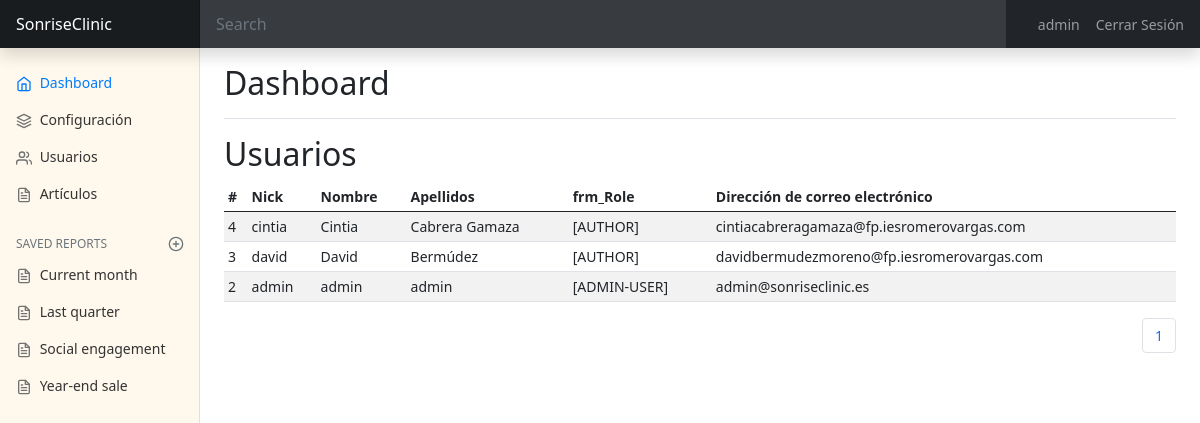
Screenshot of /admin.php?section=users (signed in) with the database file from the repository.
### tables this page shows
CREATE TABLE `config` (
  `id` int(9) NOT NULL,
  `type` varchar(10) NOT NULL,
  `label` varchar(25) NOT NULL,
  `value` varchar(255) NOT NULL
);

CREATE TABLE `users` (
  `id` int(11) NOT NULL,
  `name` varchar(100) NOT NULL,
  `pass` varchar(50) NOT NULL,
  `last_login` datetime DEFAULT NULL,
  `roles` varchar(100) DEFAULT '[USER]',
  `auth_key` varchar(100) DEFAULT NULL,
  `lang` varchar(2) NOT NULL DEFAULT 'es',
  `firstname` varchar(100) DEFAULT NULL,
  `lastname` varchar(100) DEFAULT NULL,
  `email` varchar(100) DEFAULT NULL,
  `enabled` tinyint(1) NOT NULL DEFAULT 1
);

### includes/sessions.php (called while the page is built, shortened)
<?php
if (isset($_SESSION['lang'])){
    $lang = $_SESSION['lang'];
}else{
    $lang = null;
}

### includes/class.data.php (called while the page is built, shortened)
<?php
class DataBase
{
    var $connection;
    public function __construct()
    {
        if (DB_PASS == NULL)
            $this->connection = mysqli_connect(DB_SERVER, DB_USER, DB_NAME);
        else
            $this->connection = mysqli_connect(DB_SERVER, DB_USER, DB_PASS, DB_NAME);
        return true;
    }
    public function send($sql, $type = 'ARRAY')
    {
        $result = mysqli_query($this->connection, $sql) or die(mysqli_error($this->connection));
        $return = array();
        if ($type == 'ARRAY')
            while (($return[] = mysqli_fetch_array($result))) {
            } else
            while (($return[] = mysqli_fetch_assoc($result))) {
            }
        if (count($return) > 1)
            unset($return[count($return) - 1]);
        else
            $return = FALSE;
        return $return;
    }
    public function select($table, $where, $type = 'ARRAY')
    {
        $sql = "SELECT * FROM " . $table . " WHERE " . $where;
        $result = mysqli_query($this->connection, $sql);
        $return = array();
        if ($type == 'ARRAY')
            while (($return[] = mysqli_fetch_array($result))) {
            } else
            while (($return[] = mysqli_fetch_assoc($result))) {
            }
        if (count($return) > 1)
            unset($return[count($return) - 1]);
        else
            $return = FALSE;
        return $return;
    }
}

### lang/es.php (called while the page is built)
<?php
$texts = array(
  'app_Title' => "SonriseClinic",
  'mn_Home' => "Inicio",
  'mn_News' => "Novedades",
  'mn_Categories' => "Categorías",
  'mn_Meeting' => "Gestión de Citas",
  'mn_Chat' => "Chat Interno",
  'mn_Speciality' => "Especialidades",
  'mn_Login' => "Iniciar Sesión",
  'mn_Logout' => "Cerrar Sesión",
  'mn_Admin' => "Panel de Control",
  'frm_Email' => "Dirección de correo electrónico",
  'frm_Pass' => "Clave",
  'frm_Send' => "Enviar",
  'frm_Remember' => "Recordar sesión",
  'frm_Name' => "Nick",
  'frm_FirstName' => "Nombre",
  'frm_LastName' => "Apellidos",
  'frm_Roles' => "Rol",
  'sect_users' => "Usuarios",
  'sect_settings' => "Configuración",
  'sect_categories' => "Categorías",
  'sect_articles' => "Artículos",
);

### includes/functions.php (called while the page is built, shortened)
<?php
function __($str, $lang = null){
  if (file_exists('lang/'.$lang.'.php')):
    if ( isset($texts[$str]) ){
      $str = $texts[$str];
    }
  endif;
  return $str;
}

### admin/users.php (the view, shortened to what this page needs)
<?php
  $maxRow = 10;
  $row = $db->send("SELECT Count(*) as total FROM users;");
  $numResult = $row[0]['total'];
  $page = false;
  if (!$page) {
    $start = 0;
    $page = 1;
  } else {
    $start = ($page - 1) * $maxRow;
  }
  $total_pages = ceil($numResult / $maxRow);
  $users = $db->select("users", "1 = 1 ORDER BY id DESC LIMIT ".$start.", ".$maxRow);
  ?>
<h2><?=__('sect_users',$lang)?></h2>
<div class="table-responsive">
    <table class="table table-striped table-sm table-hover">
        <thead>
            <tr>
                <th>#</th>
                <th><?=__('frm_Name',$lang)?></th>
                <th><?=__('frm_FirstName',$lang)?></th>
                <th><?=__('frm_LastName',$lang)?></th>
                <th><?=__('frm_Role',$lang)?></th>
                <th><?=__('frm_Email',$lang)?></th>
            </tr>
        </thead>
        <tbody>
        <?php if(!empty($users)):
          foreach($users as $user):?>
            <tr class="tbl-h" onclick="window.location='admin.php?section=users&page=<?=($page)?>&edit=<?=$user["id"]?>';">
                <td><?=$user["id"]?></td>
                <td><?=$user["name"]?></td>
                <td><?=$user["firstname"]?></td>
                <td><?=$user["lastname"]?></td>
                <td><?=$user["roles"]?></td>
                <td><?=$user["email"]?></td>
            </tr>
        <?php
          endforeach;
        endif;?>
        </tbody>
    </table>
</div>
<nav aria-label="Page navigation example">
  <ul class="pagination justify-content-end">
    <?php if ($total_pages >= 1) {
        if ($page != 1) {?>
        <?php }
        for ($i=1;$i<=$total_pages;$i++) {
            if ($page == $i) {?>
              <li class="page-item"><a class="page-link" href="#"><?=$i?></a></li>
            <?php } else { ?>
              <li class="page-item"><a class="page-link" href="admin.php?section=users&page=<?=$i?>"><?=$i?></a></li>
            <?php }
        }
        if ($page != $total_pages) { ?>
        <?php }
    }?>
  </ul>
</nav>

### admin.php (shortened to what this page needs)
<?php
include ("includes/functions.php");
include ("includes/sessions.php");
if(isset($_GET["section"])):
  $adm_pag = $_GET["section"];
else:
  $adm_pag = "dashboard";
endif;
$db = new DataBase(DB_SERVER, DB_USER, DB_PASS, DB_NAME, 1);
$param = $db->send("SELECT * FROM config;");
?>
<!DOCTYPE html>
<html lang="<?=$lang?>">
<?php require "admin/head.php";?>
<body>
  <header class="navbar navbar-dark sticky-top bg-dark flex-md-nowrap p-0 shadow">
    <a class="navbar-brand col-md-3 col-lg-2 me-0 px-3" href="index.php"><?=$param[0]["value"]?></a>
    <input class="form-control form-control-dark w-100" type="text" placeholder="Search" aria-label="Search">
    <ul class="navbar-nav px-3" style="flex-direction: row;">
      <li class="nav-item text-nowrap">
        <a class="nav-link mx-3" href="#"><?=$_SESSION['name']?></a>
      </li>
      <li class="nav-item text-nowrap">
        <a class="nav-link" href="logout.php"><?=__('mn_Logout', $lang)?></a>
      </li>
    </ul>
  </header>
  <div class="container-fluid">
    <div class="row">
      <nav id="sidebarMenu" class="col-md-3 col-lg-2 d-md-block bg-light sidebar collapse">
        <div class="position-sticky pt-3">
          <ul class="nav flex-column">
            <li class="nav-item">
              <a class="nav-link active" aria-current="page" href="admin.php">
                <span data-feather="home"></span>
                Dashboard
              </a>
            </li>
            <li class="nav-item">
              <a class="nav-link" href="admin.php?section=settings">
                <span data-feather="layers"></span>
                <?=__('sect_settings',$lang)?>
              </a>
            </li>
            <li class="nav-item">
              <a class="nav-link" href="admin.php?section=users">
                <span data-feather="users"></span>
                <?=__('sect_users',$lang)?>
              </a>
            </li>
            <li class="nav-item">
              <a class="nav-link" href="admin.php?section=articles">
                <span data-feather="file-text"></span>
                <?=__('sect_articles',$lang)?>
              </a>
            </li>
          </ul>
          <h6 class="sidebar-heading d-flex justify-content-between align-items-center px-3 mt-4 mb-1 text-muted">
            <span>Saved reports</span>
            <a class="link-secondary" href="#" aria-label="Add a new report">
              <span data-feather="plus-circle"></span>
            </a>
          </h6>
          <ul class="nav flex-column mb-2">
            <li class="nav-item">
              <a class="nav-link" href="#">
                <span data-feather="file-text"></span>
                Current month
              </a>
            </li>
            <li class="nav-item">
              <a class="nav-link" href="#">
                <span data-feather="file-text"></span>
                Last quarter
              </a>
            </li>
            <li class="nav-item">
              <a class="nav-link" href="#">
                <span data-feather="file-text"></span>
                Social engagement
              </a>
            </li>
            <li class="nav-item">
              <a class="nav-link" href="#">
                <span data-feather="file-text"></span>
                Year-end sale
              </a>
            </li>
          </ul>
        </div>
      </nav>
      <main class="col-md-9 ms-sm-auto col-lg-10 px-md-4" style="margin-left:219px">
        <div
          class="d-flex justify-content-between flex-wrap flex-md-nowrap align-items-center pt-3 pb-2 mb-3 border-bottom">
          <h1 class="h2">Dashboard</h1>
        </div>
        <?php
                    switch($adm_pag):
                      case("users"):
                        include "admin/users.php";
                        break;
                    endswitch;
                    ?>
      </main>
    </div>
  </div>
</body>
</html>

### css/styles.css (style rules this page uses)
.bg-light { background-color: #FFF9ED !important; }

### css/dashboard.css (style rules this page uses)
body { font-size: .875rem; }
.feather { width: 16px; height: 16px; vertical-align: text-bottom; }
.sidebar { position: fixed; top: 0; bottom: 0; left: 0; z-index: 100; padding: 48px 0 0; box-shadow: inset -1px 0 0 rgba(0, 0, 0, .1); }
.sidebar .nav-link { font-weight: 500; color: #333; }
.sidebar .nav-link .feather { margin-right: 4px; color: #727272; }
.sidebar .nav-link.active { color: #007bff; }
.sidebar .nav-link:hover .feather, .sidebar .nav-link.active .feather { color: inherit; }
.sidebar-heading { font-size: .75rem; text-transform: uppercase; }
.navbar-brand { padding-top: .75rem; padding-bottom: .75rem; font-size: 1rem; background-color: rgba(0, 0, 0, .25); box-shadow: inset -1px 0 0 rgba(0, 0, 0, .25); }
.navbar .form-control { padding: .75rem 1rem; border-width: 0; border-radius: 0; }
.form-control-dark { color: #fff; background-color: rgba(255, 255, 255, .1); border-color: rgba(255, 255, 255, .1); }

### rows the page displays
config: value "SonriseClinic"
users: id "4", name "cintia", firstname "Cintia", lastname "Cabrera Gamaza", roles "[AUTHOR]", email "cintiacabreragamaza@fp.iesromerovargas.com"
users: id "3", name "david", firstname "David", lastname "Bermúdez", roles "[AUTHOR]", email "davidbermudezmoreno@fp.iesromerovargas.com"
users: id "2", name "admin", firstname "admin", lastname "admin", roles "[ADMIN-USER]", email "admin@sonriseclinic.es"

### other values shown
$_SESSION['name'] "admin"
__('mn_Logout', $lang) "Cerrar Sesión"
__('sect_settings',$lang) "Configuración"
__('sect_users',$lang) "Usuarios"
__('sect_articles',$lang) "Artículos"
__('frm_Name',$lang) "Nick"
__('frm_FirstName',$lang) "Nombre"
__('frm_LastName',$lang) "Apellidos"
__('frm_Role',$lang) "frm_Role"
__('frm_Email',$lang) "Dirección de correo electrónico"
